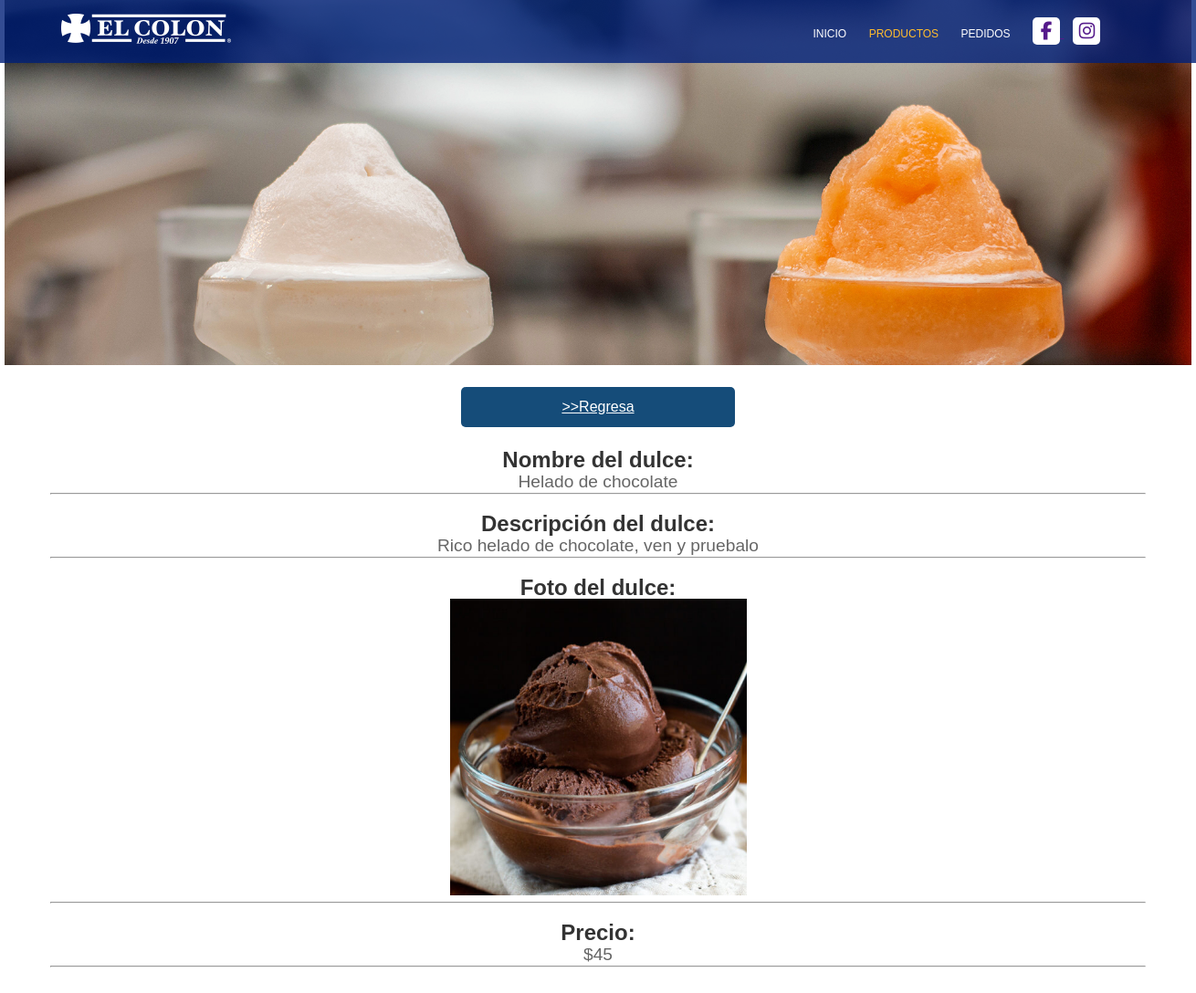
/codigo_de_barra_helados.php?id_helados=1, run on the app's committed database.
### tables this page shows
CREATE TABLE `helados` (
  `id_helados` int(5) NOT NULL,
  `helado` varchar(100) NOT NULL,
  `descripcion` text NOT NULL,
  `precio` varchar(100) NOT NULL,
  `ruta` varchar(100) NOT NULL,
  `codigo` int(10) NOT NULL
);

### codigo_de_barra_helados.php (the view, shortened to what this page needs)
<!DOCTYPE html>
<html lang="en">
<head>
  <link rel="stylesheet" href="style_landing.css">
</head>
<body>
  <div class="ancho contenedor_nav">
    <div class="contenedor_logo">
      <a href="elcolon.php"><img src="img/logo-header.png" class=""></a>
    </div>
    <div class="contenedor_opciones">
      <a href="elcolon.php" class="estilo_opciones" >INICIO</a>
      <a href="productos.php" class="estilo_opciones" id="productos">PRODUCTOS</a>
      <a href="pedidos_landing.php" class="estilo_opciones">PEDIDOS</a>
      <a href="">
      <div class="cont_redes">
        <i class="fa-brands fa-facebook-f insta"></i>
      </div>
      </a>
      <a href="">
      <div class="cont_redes">
        <i class="fa-brands fa-instagram insta"></i>
      </div>
      </a>
    </div>
  </div>
  <div class="contenedor_imagen_principal_prod ancho">
  </div> <br>
  <div class="contenedor_barra">
  <a href="productos.php" class="btn_barra_regresar">>>Regresa</a> <br><br>
<?php
require "conexion.php";
$id = $_GET['id_helados'];
$verusuario = "SELECT * FROM helados WHERE id_helados = '$id'";
$resultado = mysqli_query($conectar, $verusuario);
$fila = $resultado->fetch_array();
?>
<div class="contenedor7">
    <h3 class="titulo-dulce">Nombre del dulce:</h3>
    <p class="texto-dulce"><?php echo $fila["helado"]; ?></p>
    <hr>
</div>
<div class="contenedor7">
    <h3 class="titulo-dulce">Descripción del dulce:</h3>
    <p class="texto-dulce"><?php echo $fila["descripcion"]; ?></p>
    <hr>
</div>
<div class="contenedor7">
    <h3 class="titulo-dulce">Foto del dulce:</h3>
    <img class="img_sorbete" src="<?php echo $fila['ruta']; ?>" alt="Imagen del dulce">
    <hr>
</div>
<div class="contenedor7">
    <h3 class="titulo-dulce">Precio:</h3>
    <p class="texto-dulce">$<?php echo $fila["precio"]; ?></p>
    <hr>
</div>
                <br>
            </div>
            <br>
</body>
</html>

### style_landing.css (style rules this page uses)
* { box-sizing: border-box; margin: 0; padding: 0; }
body { font-family: Arial, Helvetica, sans-serif; height: 100vh; font-size: 16px; line-height: 24px; color: #333; }
:root { --color1: #2596be; --color2: white; --color3: #8cf5f9; --color4: #154c79; --color5: #0ca9e2; --color6: red; }
.ancho { width: 1300px; margin: auto; }
.contenedor_nav { background-color: rgba(1, 32, 120, 0.8); padding: 10px; color: white; position: fixed; top: 0; width: 100%; z-index: 1000; }
.contenedor_logo { display: inline-block; width: 300px; vertical-align: middle; text-align: center; }
.contenedor_opciones { display: inline-block; width: 900px; vertical-align: middle; padding: 9px; text-align: right; }
.estilo_opciones { color: white; text-decoration: none; display: inline-block; font-size: 12px; padding: 1px 10px; }
#productos { color: #ffbd2e; }
.cont_redes { background-color: white; width: 30px; height: 30px; text-align: center; border-radius: 5px; display: inline-block; margin-left: 10px; }
.insta { font-size: 20px; padding-top: 5px; }
.contenedor_imagen_principal_prod { background-image: url(img/fondo_helados.jpg); height: 400px; background-size: cover; display: flex; }
.img_sorbete { width: 325px; height: 325px; background-size: cover; }
.contenedor_barra { width: 1200px; margin: auto; text-align: center; }
.btn_barra_regresar { display: inline-block; width: 300px; text-align: center; color: white; padding: 10px; background-color: var(--color4); border: none; border-radius: 5px; }
.contenedor7 { margin-bottom: 20px; }
.titulo-dulce { font-size: 1.5em; color: #333; }
.texto-dulce { font-size: 1.2em; color: #666; }

### data on the page
helados: helado "Helado de chocolate", descripcion "Rico helado de chocolate, ven y pruebalo", ruta (picture), precio "45"
